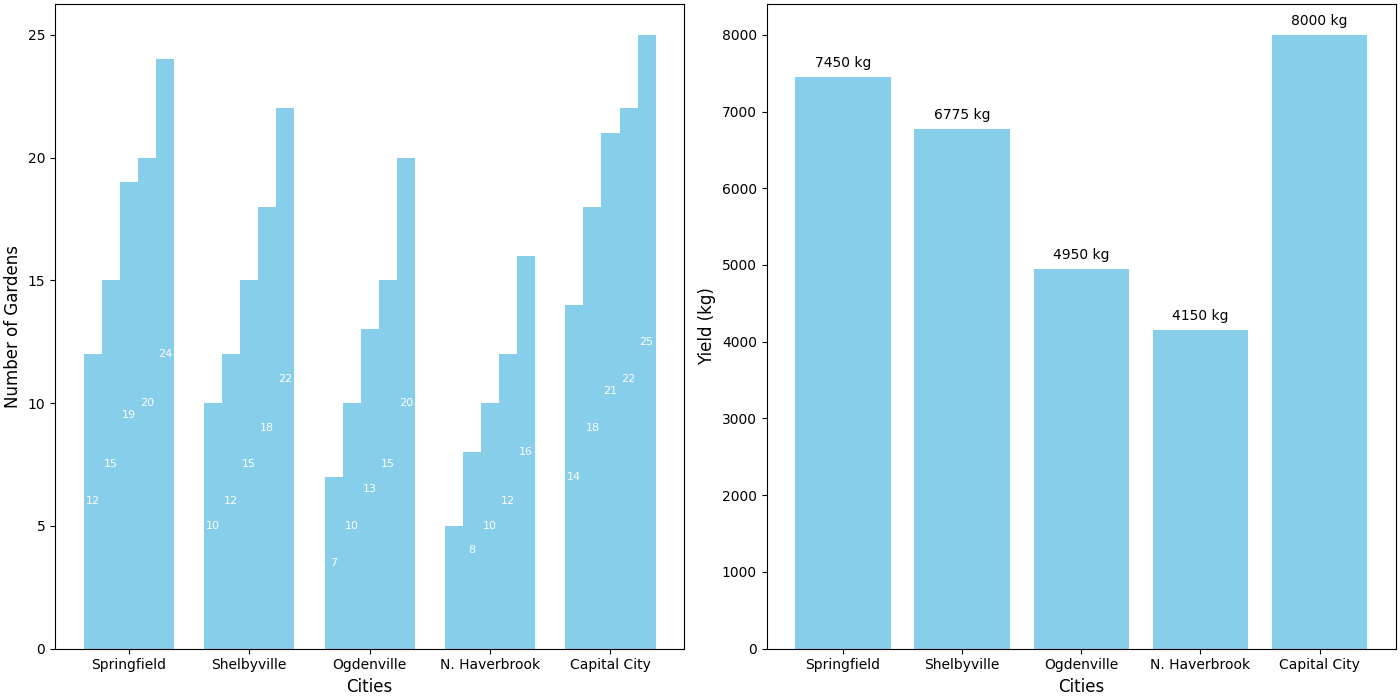

Recreate this plot in Python.
import matplotlib.pyplot as plt
import numpy as np

cities = ['Springfield', 'Shelbyville', 'Ogdenville', 'N. Haverbrook', 'Capital City']
years = ['2019', '2020', '2021', '2022', '2023']

gardens_setup = np.array([
    [12, 15, 19, 20, 24],
    [10, 12, 15, 18, 22],
    [7, 10, 13, 15, 20],
    [5, 8, 10, 12, 16],
    [14, 18, 21, 22, 25]
])

harvest_yield = np.array([
    [1200, 1350, 1500, 1600, 1800],
    [1100, 1225, 1375, 1475, 1600],
    [700, 900, 1000, 1100, 1250],
    [500, 750, 850, 950, 1100],
    [1400, 1500, 1600, 1700, 1800]
])

total_harvest_yield = harvest_yield.sum(axis=1)

fig, (ax1, ax2) = plt.subplots(1, 2, figsize=(14, 7), constrained_layout=True)

# Single consistent color for all bars
consistent_color = 'skyblue'

# Subplot 1: Bar chart for gardens setup
bar_width = 0.15
indices = np.arange(len(cities))

for i, year in enumerate(years):
    bars = ax1.bar(indices + i * bar_width, gardens_setup[:, i], width=bar_width, color=consistent_color)
    
    for bar in bars:
        height = bar.get_height()
        if height > 5: 
            ax1.annotate(f'{int(height)}', 
                         xy=(bar.get_x() + bar.get_width() / 2, bar.get_height() / 2),
                         xytext=(0, 0), textcoords="offset points",
                         ha='center', va='center', fontsize=8, color='white')

ax1.set_xlabel("Cities", fontsize=12)
ax1.set_ylabel("Number of Gardens", fontsize=12)

ax1.set_xticks(indices + bar_width * (len(years) - 1) / 2)
ax1.set_xticklabels(cities)

# Subplot 2: Bar chart for total harvest yield
bars = ax2.bar(cities, total_harvest_yield, color=consistent_color)

for bar, yield_amount in zip(bars, total_harvest_yield):
    ax2.annotate(f'{yield_amount} kg', 
                 xy=(bar.get_x() + bar.get_width() / 2, bar.get_height()),
                 xytext=(0, 5), textcoords="offset points",
                 ha='center', va='bottom', fontsize=10, color='black')

ax2.set_xlabel("Cities", fontsize=12)
ax2.set_ylabel("Yield (kg)", fontsize=12)

plt.show()
